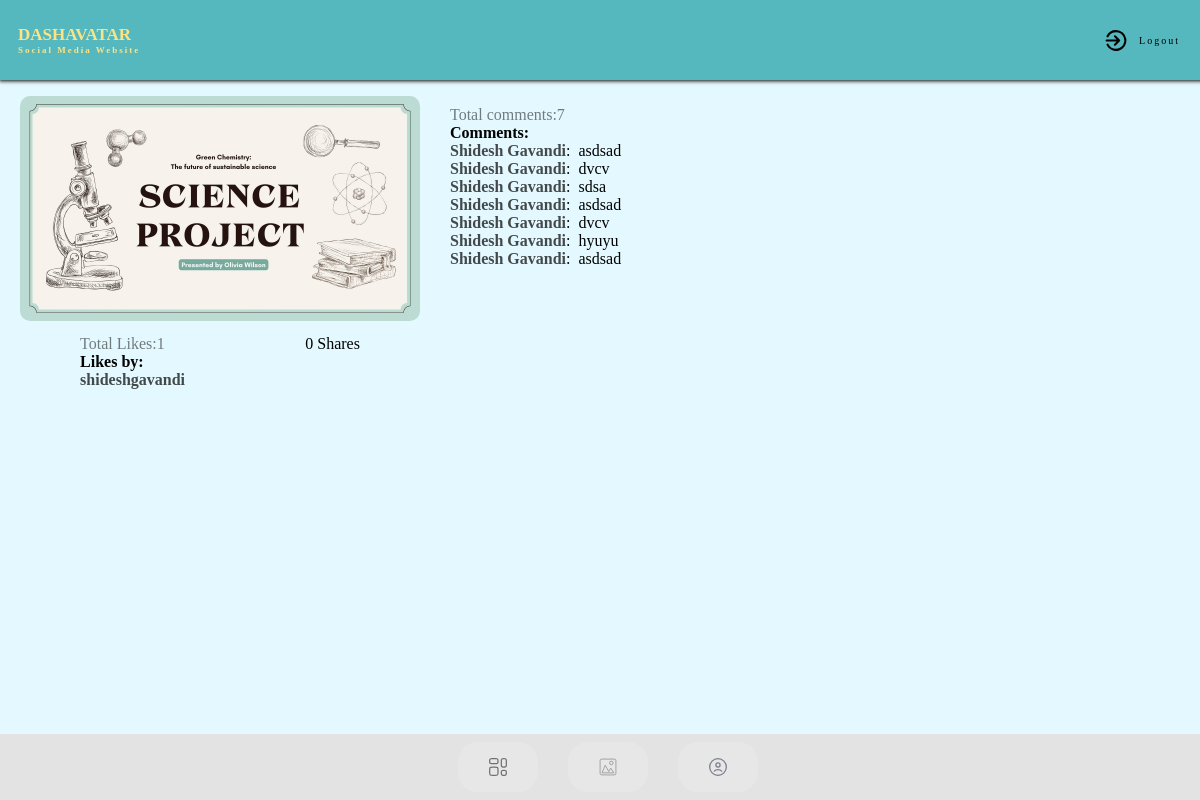
The app's page /userpost/62bdf667-55b7-477f-914e-26e1b4c2e616 (signed in) with its own data.
### socialweb/models.py (models this page shows, shortened)
class Post(models.Model):
    id = models.UUIDField(primary_key=True, default=uuid.uuid4)
    profile=models.ForeignKey(Profile,null=True,on_delete=models.CASCADE)
    content = models.FileField(upload_to='post',null=True)
    user = models.CharField(max_length=100)
    caption = models.TextField()
    created_at = models.DateTimeField(default=datetime.now)
    no_of_likes = models.IntegerField(default=0)
    no_of_share = models.IntegerField(default=0)

class LikePost(models.Model):
    post_id = models.CharField(max_length=500)
    username = models.CharField(max_length=100)

class CommentPost(models.Model):
    post_id = models.CharField(max_length=500)
    user = models.CharField(max_length=100)
    comment = models.TextField()
    created_at = models.DateTimeField(default=datetime.now)

### socialweb/views.py (the view)
# urls.py: path('userpost/<str:id>',views.userpost, name='userpost')
@login_required(login_url='login')
def userpost(request,id):
    user=CustomUser.objects.get(id=request.user.id)
    user_posts = Post.objects.get(id=id)
    postlikes = LikePost.objects.filter(post_id=id)
    shareposts = SharePost.objects.filter(post_id=id)
    postlike = len(LikePost.objects.filter(post_id=id))
    sharepost = len(SharePost.objects.filter(post_id=id))
    post_comments = CommentPost.objects.filter(post_id=id).order_by('-created_at')
    lencom=len(post_comments)
    context = {
        'user_posts': user_posts,
        'post_comments': post_comments,
        'lencom':lencom,
        'postlike':postlike,
        'postlikes':postlikes,
        'sharepost':sharepost,
        'shareposts':shareposts,
    }
    if user.user_type =='1':
        return redirect('/')
    return render(request,'userpost.html',context)

### templates/userpost.html (shortened to what this page needs)
{% extends "dashboard.html" %}
{% block dashboard %}
<div class="postview" >
    <div class="view" style="margin-bottom: 10px;">
      <img
        src="{{ user_posts.content.url }}"
        alt=""
        srcset=""
      />
      <div class="com">
          <div class="likes">
          {% if postlikes %}
      <p style="opacity: 50%;">Total Likes:{{postlike}}</p>
      <strong>Likes by:</strong>
      {% for pl in postlikes %}
        <p><b style="opacity: 70%;">{{ pl.username }}</b></p>
        {% endfor %}
      {% else %}
      <p>0 likes</p>
      {% endif %}
  </div>
  <div class="shares">
      {% if shareposts %}
  <p style="opacity: 50%;">Total Shares:{{sharepost}}</p>
  <strong>Share by:</strong>
  {% for s in shareposts %}
    <p><b style="opacity: 70%;">{{ s.username }}</b></p>
    {% endfor %}
  {% else %}
  <p>0 Shares</p>
  {% endif %}
  </div>
    </div>
</div>
<div class="commentss">
{% if post_comments %}
<p style="opacity: 50%;">Total comments:{{lencom}}</p>
<strong>Comments:</strong>
{% for comment in post_comments %}
  <p><b style="opacity: 70%;">{{ comment.user }}</b>:&nbsp;&nbsp;{{ comment.comment }}</p>
  {% endfor %}
{% else %}
<p>0 comment</p>
{% endif %}
</div>
    </div>
{% endblock %}

### static/css/style.css (style rules this page uses)
* { margin: 0; padding: 0; }
body { background-color: #e4f9ff; height: 100%; }
.postview { width: 100%; margin: 20px; display: flex; gap: 30px; }
.postview>.view>img { width: 400px; border-radius: 10px; }
.view { transform: translateX(0%); width: fit-content; }
.com { display: flex; flex-direction: row; justify-content: space-around; margin-top: 10px; }
.commentss { margin-top: 10px; }

### records on screen
Post: content (picture)
LikePost: username "shideshgavandi"
CommentPost: user "Shidesh Gavandi", comment "asdsad"
CommentPost: user "Shidesh Gavandi", comment "dvcv"
CommentPost: user "Shidesh Gavandi", comment "sdsa"
CommentPost: user "Shidesh Gavandi", comment "asdsad"
CommentPost: user "Shidesh Gavandi", comment "dvcv"
CommentPost: user "Shidesh Gavandi", comment "hyuyu"
CommentPost: user "Shidesh Gavandi", comment "asdsad"

### other values on screen
{{ postlike }} "1"
{{ lencom }} "7"
